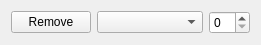
<?xml version="1.0" encoding="UTF-8"?>
<ui version="4.0">
 <class>RollTableSelector</class>
 <widget class="QWidget" name="RollTableSelector">
  <property name="geometry">
   <rect>
    <x>0</x>
    <y>0</y>
    <width>261</width>
    <height>41</height>
   </rect>
  </property>
  <property name="windowTitle">
   <string>Form</string>
  </property>
  <layout class="QHBoxLayout" name="horizontalLayout">
   <item>
    <widget class="QPushButton" name="button_remove">
     <property name="sizePolicy">
      <sizepolicy hsizetype="Maximum" vsizetype="Fixed">
       <horstretch>0</horstretch>
       <verstretch>0</verstretch>
      </sizepolicy>
     </property>
     <property name="text">
      <string>Remove</string>
     </property>
    </widget>
   </item>
   <item>
    <widget class="QComboBox" name="combo_rollTable"/>
   </item>
   <item>
    <widget class="QSpinBox" name="spin_rollCount">
     <property name="sizePolicy">
      <sizepolicy hsizetype="Maximum" vsizetype="Fixed">
       <horstretch>0</horstretch>
       <verstretch>0</verstretch>
      </sizepolicy>
     </property>
    </widget>
   </item>
  </layout>
 </widget>
 <resources/>
 <connections/>
</ui>
